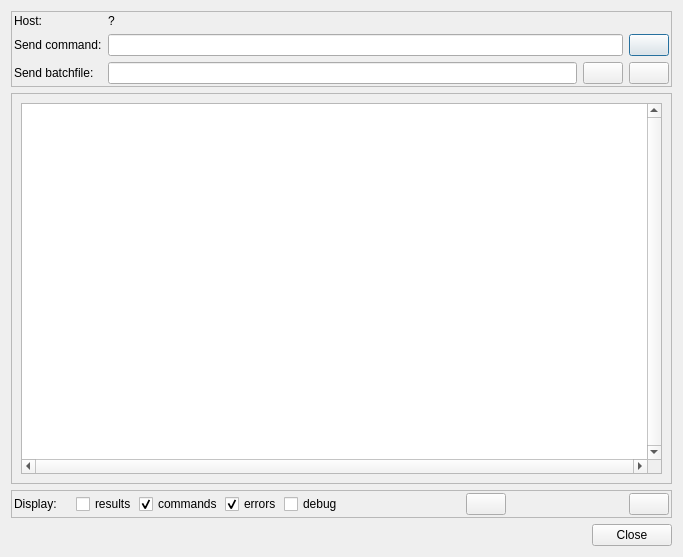
<?xml version="1.0" encoding="UTF-8"?>
<ui version="4.0">
 <class>output_Dialog</class>
 <widget class="QDialog" name="output_Dialog">
  <property name="geometry">
   <rect>
    <x>0</x>
    <y>0</y>
    <width>683</width>
    <height>557</height>
   </rect>
  </property>
  <property name="sizePolicy">
   <sizepolicy hsizetype="Fixed" vsizetype="Fixed">
    <horstretch>0</horstretch>
    <verstretch>0</verstretch>
   </sizepolicy>
  </property>
  <property name="windowTitle">
   <string>Output</string>
  </property>
  <layout class="QVBoxLayout" name="verticalLayout">
   <item>
    <widget class="QFrame" name="frame_20">
     <property name="frameShape">
      <enum>QFrame::StyledPanel</enum>
     </property>
     <property name="frameShadow">
      <enum>QFrame::Raised</enum>
     </property>
     <property name="paintme01" stdset="0">
      <bool>true</bool>
     </property>
     <layout class="QGridLayout" name="gridLayout">
      <property name="leftMargin">
       <number>2</number>
      </property>
      <property name="topMargin">
       <number>2</number>
      </property>
      <property name="rightMargin">
       <number>2</number>
      </property>
      <property name="bottomMargin">
       <number>2</number>
      </property>
      <item row="1" column="3">
       <widget class="QPushButton" name="pushButton_output_command_exec">
        <property name="sizePolicy">
         <sizepolicy hsizetype="Fixed" vsizetype="Fixed">
          <horstretch>0</horstretch>
          <verstretch>0</verstretch>
         </sizepolicy>
        </property>
        <property name="toolTip">
         <string>Run command on selected host</string>
        </property>
        <property name="text">
         <string/>
        </property>
        <property name="icon">
         <iconset resource="../project_ressource.qrc">
          <normaloff>:/images/check.png</normaloff>:/images/check.png</iconset>
        </property>
       </widget>
      </item>
      <item row="2" column="3">
       <widget class="QPushButton" name="pushButton_output_batch_exec">
        <property name="sizePolicy">
         <sizepolicy hsizetype="Fixed" vsizetype="Fixed">
          <horstretch>0</horstretch>
          <verstretch>0</verstretch>
         </sizepolicy>
        </property>
        <property name="toolTip">
         <string>Run batch file on selected host</string>
        </property>
        <property name="text">
         <string/>
        </property>
        <property name="icon">
         <iconset resource="../project_ressource.qrc">
          <normaloff>:/images/check.png</normaloff>:/images/check.png</iconset>
        </property>
       </widget>
      </item>
      <item row="2" column="2">
       <widget class="QPushButton" name="pushButton_output_select_batch_file">
        <property name="enabled">
         <bool>true</bool>
        </property>
        <property name="sizePolicy">
         <sizepolicy hsizetype="Maximum" vsizetype="Fixed">
          <horstretch>0</horstretch>
          <verstretch>0</verstretch>
         </sizepolicy>
        </property>
        <property name="toolTip">
         <string>Select a batch file</string>
        </property>
        <property name="text">
         <string/>
        </property>
        <property name="icon">
         <iconset resource="../project_ressource.qrc">
          <normaloff>:/images/search.png</normaloff>:/images/search.png</iconset>
        </property>
       </widget>
      </item>
      <item row="1" column="0">
       <widget class="QLabel" name="label_22">
        <property name="sizePolicy">
         <sizepolicy hsizetype="Fixed" vsizetype="Preferred">
          <horstretch>0</horstretch>
          <verstretch>0</verstretch>
         </sizepolicy>
        </property>
        <property name="text">
         <string>Send command:</string>
        </property>
       </widget>
      </item>
      <item row="1" column="1" colspan="2">
       <widget class="QLineEdit" name="lineEdit_output_command">
        <property name="sizePolicy">
         <sizepolicy hsizetype="Expanding" vsizetype="Fixed">
          <horstretch>0</horstretch>
          <verstretch>0</verstretch>
         </sizepolicy>
        </property>
        <property name="toolTip">
         <string>Command to send to remote host.
Occurrences of pattern _SWITCHNAME_ will be replaced on the fly by selected profile switchname.</string>
        </property>
        <property name="toolTipDuration">
         <number>-1</number>
        </property>
        <property name="readOnly">
         <bool>false</bool>
        </property>
        <property name="clearButtonEnabled">
         <bool>true</bool>
        </property>
       </widget>
      </item>
      <item row="2" column="1">
       <widget class="QLineEdit" name="lineEdit_output_batch">
        <property name="sizePolicy">
         <sizepolicy hsizetype="Expanding" vsizetype="Fixed">
          <horstretch>0</horstretch>
          <verstretch>0</verstretch>
         </sizepolicy>
        </property>
        <property name="toolTip">
         <string>local path of batchfile to send to remote host.
(occurences of _SWITCHNAME_ inside file will be replaced on the fly by selected profile switchname.)</string>
        </property>
        <property name="toolTipDuration">
         <number>-1</number>
        </property>
        <property name="readOnly">
         <bool>false</bool>
        </property>
        <property name="clearButtonEnabled">
         <bool>true</bool>
        </property>
       </widget>
      </item>
      <item row="2" column="0">
       <widget class="QLabel" name="label_24">
        <property name="sizePolicy">
         <sizepolicy hsizetype="Fixed" vsizetype="Preferred">
          <horstretch>0</horstretch>
          <verstretch>0</verstretch>
         </sizepolicy>
        </property>
        <property name="text">
         <string>Send batchfile:</string>
        </property>
       </widget>
      </item>
      <item row="0" column="0">
       <widget class="QLabel" name="label_23">
        <property name="sizePolicy">
         <sizepolicy hsizetype="Fixed" vsizetype="Preferred">
          <horstretch>0</horstretch>
          <verstretch>0</verstretch>
         </sizepolicy>
        </property>
        <property name="text">
         <string>Host:</string>
        </property>
       </widget>
      </item>
      <item row="0" column="1">
       <widget class="QLabel" name="label_output_host">
        <property name="sizePolicy">
         <sizepolicy hsizetype="Fixed" vsizetype="Preferred">
          <horstretch>0</horstretch>
          <verstretch>0</verstretch>
         </sizepolicy>
        </property>
        <property name="text">
         <string>?</string>
        </property>
       </widget>
      </item>
     </layout>
    </widget>
   </item>
   <item>
    <widget class="QFrame" name="frame_21">
     <property name="frameShape">
      <enum>QFrame::StyledPanel</enum>
     </property>
     <property name="frameShadow">
      <enum>QFrame::Raised</enum>
     </property>
     <property name="paintme01" stdset="0">
      <bool>true</bool>
     </property>
     <layout class="QHBoxLayout" name="horizontalLayout_41">
      <item>
       <widget class="QPlainTextEdit" name="Output">
        <property name="autoFillBackground">
         <bool>true</bool>
        </property>
        <property name="verticalScrollBarPolicy">
         <enum>Qt::ScrollBarAlwaysOn</enum>
        </property>
        <property name="horizontalScrollBarPolicy">
         <enum>Qt::ScrollBarAlwaysOn</enum>
        </property>
        <property name="lineWrapMode">
         <enum>QPlainTextEdit::NoWrap</enum>
        </property>
       </widget>
      </item>
     </layout>
    </widget>
   </item>
   <item>
    <widget class="QFrame" name="frame_19">
     <property name="frameShape">
      <enum>QFrame::StyledPanel</enum>
     </property>
     <property name="frameShadow">
      <enum>QFrame::Raised</enum>
     </property>
     <property name="paintme01" stdset="0">
      <bool>true</bool>
     </property>
     <layout class="QHBoxLayout" name="horizontalLayout_2">
      <property name="spacing">
       <number>2</number>
      </property>
      <property name="leftMargin">
       <number>2</number>
      </property>
      <property name="topMargin">
       <number>2</number>
      </property>
      <property name="rightMargin">
       <number>2</number>
      </property>
      <property name="bottomMargin">
       <number>2</number>
      </property>
      <item>
       <widget class="QLabel" name="label_20">
        <property name="text">
         <string>Display:     </string>
        </property>
       </widget>
      </item>
      <item>
       <widget class="QCheckBox" name="checkBox_outputresult">
        <property name="toolTip">
         <string>Display commands results</string>
        </property>
        <property name="text">
         <string>results</string>
        </property>
       </widget>
      </item>
      <item>
       <widget class="QCheckBox" name="checkBox_outputcommand">
        <property name="toolTip">
         <string>Display commands</string>
        </property>
        <property name="text">
         <string>commands</string>
        </property>
        <property name="checked">
         <bool>true</bool>
        </property>
       </widget>
      </item>
      <item>
       <widget class="QCheckBox" name="checkBox_outputerror">
        <property name="toolTip">
         <string>Display errors</string>
        </property>
        <property name="text">
         <string>errors</string>
        </property>
        <property name="checked">
         <bool>true</bool>
        </property>
       </widget>
      </item>
      <item>
       <widget class="QCheckBox" name="checkBox_debug">
        <property name="toolTip">
         <string>Activate very very verbose debug mode</string>
        </property>
        <property name="text">
         <string>debug</string>
        </property>
       </widget>
      </item>
      <item>
       <spacer name="horizontalSpacer_11">
        <property name="orientation">
         <enum>Qt::Horizontal</enum>
        </property>
        <property name="sizeHint" stdset="0">
         <size>
          <width>40</width>
          <height>20</height>
         </size>
        </property>
       </spacer>
      </item>
      <item>
       <widget class="QPushButton" name="pushButton_outputsave">
        <property name="sizePolicy">
         <sizepolicy hsizetype="Fixed" vsizetype="Fixed">
          <horstretch>0</horstretch>
          <verstretch>0</verstretch>
         </sizepolicy>
        </property>
        <property name="toolTip">
         <string>Save whiteboard to file</string>
        </property>
        <property name="text">
         <string/>
        </property>
        <property name="icon">
         <iconset resource="../project_ressource.qrc">
          <normaloff>:/images/save.png</normaloff>:/images/save.png</iconset>
        </property>
       </widget>
      </item>
      <item>
       <spacer name="horizontalSpacer_10">
        <property name="orientation">
         <enum>Qt::Horizontal</enum>
        </property>
        <property name="sizeHint" stdset="0">
         <size>
          <width>40</width>
          <height>20</height>
         </size>
        </property>
       </spacer>
      </item>
      <item>
       <widget class="QPushButton" name="pushButton_outputclear">
        <property name="sizePolicy">
         <sizepolicy hsizetype="Fixed" vsizetype="Fixed">
          <horstretch>0</horstretch>
          <verstretch>0</verstretch>
         </sizepolicy>
        </property>
        <property name="toolTip">
         <string>Clear whiteboard</string>
        </property>
        <property name="text">
         <string/>
        </property>
        <property name="icon">
         <iconset resource="../project_ressource.qrc">
          <normaloff>:/images/trash.png</normaloff>:/images/trash.png</iconset>
        </property>
       </widget>
      </item>
     </layout>
    </widget>
   </item>
   <item>
    <widget class="QDialogButtonBox" name="buttonBox">
     <property name="orientation">
      <enum>Qt::Horizontal</enum>
     </property>
     <property name="standardButtons">
      <set>QDialogButtonBox::Close</set>
     </property>
    </widget>
   </item>
  </layout>
 </widget>
 <resources>
  <include location="../project_ressource.qrc"/>
 </resources>
 <connections>
  <connection>
   <sender>buttonBox</sender>
   <signal>accepted()</signal>
   <receiver>output_Dialog</receiver>
   <slot>accept()</slot>
   <hints>
    <hint type="sourcelabel">
     <x>248</x>
     <y>254</y>
    </hint>
    <hint type="destinationlabel">
     <x>157</x>
     <y>274</y>
    </hint>
   </hints>
  </connection>
  <connection>
   <sender>buttonBox</sender>
   <signal>rejected()</signal>
   <receiver>output_Dialog</receiver>
   <slot>reject()</slot>
   <hints>
    <hint type="sourcelabel">
     <x>316</x>
     <y>260</y>
    </hint>
    <hint type="destinationlabel">
     <x>286</x>
     <y>274</y>
    </hint>
   </hints>
  </connection>
 </connections>
</ui>
